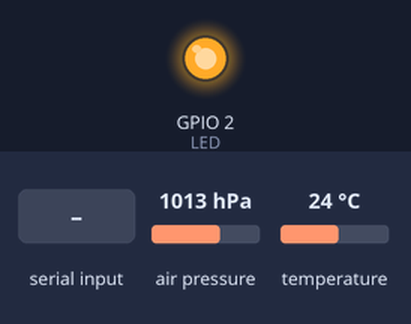
This sketch was run on a simulated ESP32. On the bench: output pins drawn as LEDs (lit = HIGH). The test bench sets the inputs (shaded band); at power-on: air pressure 1013 hPa, temperature 24 °C. Nothing arrives over Bluetooth unless stated; what the sketch prints to the serial monitor is not drawn.

Above: at 1.2 s.
1.3 s: "1" received over the second serial link
At 2.3 s:
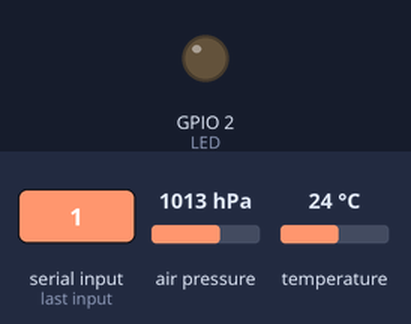
3.1 s: "2" received over the second serial link
At 3.7 s:
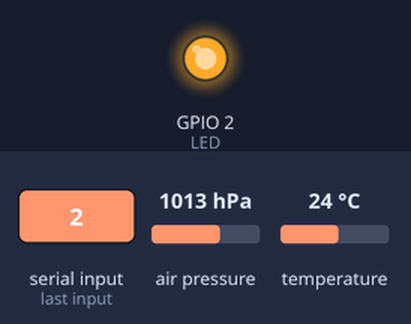
4.6 s: "3" received over the second serial link
At 6.1 s:
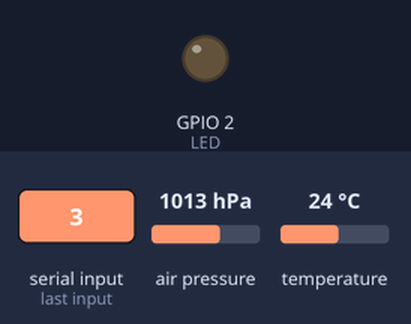
Timing chart, 0 to 7.6 s (numbered marks = the images above; inputs shaded):
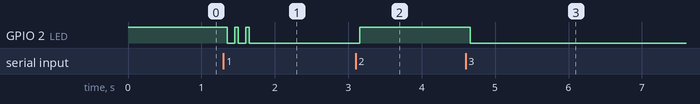

Measured:
- after the input at 1.3 s, GPIO 2 (LED): alternates HIGH for 0.05 s and LOW for 0.10 s, 5 changes in all, then stays LOW, starting after 0.05 s
- after the input at 3.1 s, GPIO 2 (LED): LOW → HIGH after 0.06 s
- after the input at 4.6 s, GPIO 2 (LED): HIGH → LOW after 0.06 s

The sketch:

ESP32_smart_home.ino
```cpp
#define LED 2
#include <Wire.h>
#include <Adafruit_BMP085.h>
#include "BluetoothSerial.h"

Adafruit_BMP085 bmp;
BluetoothSerial SerialBT;

void setup() {
  Serial.begin(9600);
  pinMode(LED, OUTPUT);
  digitalWrite(LED, HIGH);

  if (bmp.begin ()) {
  Serial.println ( "Sensor BMP085 not found, check the connections!" );
  }

Serial.println("Begin");

if (!SerialBT.begin("ESP32")) {
    Serial.println("An error occurred initializing Bluetooth");
  }
  //digitalWrite(LED_BUILTIN, HIGH);
}

void loop() {
  delay(100);

  while (SerialBT.available()) {

    char val = SerialBT.read();
    if (val == '1') {
      blink_led(3);
    }
    if (val == '2') {
      digitalWrite(LED, HIGH);
    }
    if (val == '3') {
      digitalWrite(LED, LOW);
    }
  }
}

// преобразование в HEX
void view_data (byte *buf, byte size) {
  for (byte j = 0; j < size; j++) {
    //Serial.print(buf [j]);
    Serial.print(buf [j], HEX);
  }
}

void blink_led (int count) {
  for (int i = 0; i < count; i++) {
      digitalWrite(LED, HIGH);
      delay(50);
      digitalWrite(LED, LOW);
      delay(100);
  }

    SerialBT.print(bmp.readTemperature(), 1);
    SerialBT.print(" ");
    SerialBT.println(bmp.readPressure());
}
```
